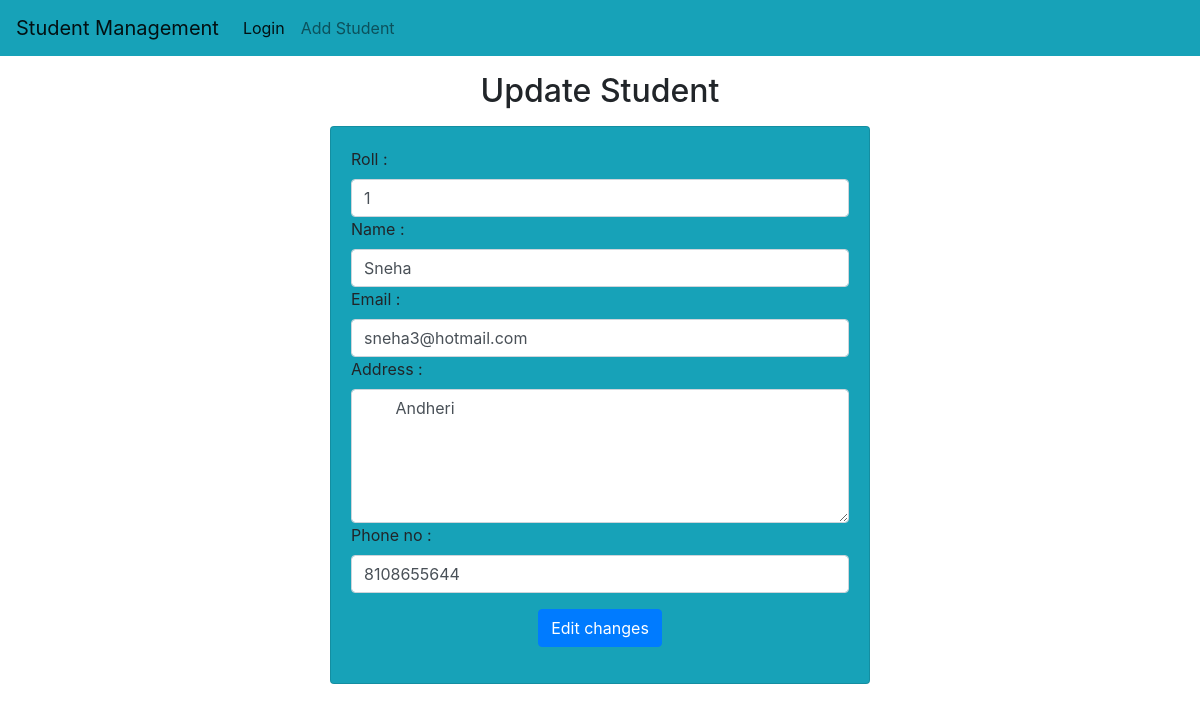
/std/update-std/10, run on the app's committed database.
### std/models.py (models this page shows)
class Student(models.Model):
    roll=models.CharField(max_length=100)
    name=models.CharField(max_length=50)
    email=models.CharField(max_length=150)
    address=models.CharField(max_length=200)
    phone=models.CharField(max_length=10)

### std/views.py (the view)
# urls.py: path("update-std/<int:roll>",update_std),
def update_std(request,roll):
    std=Student.objects.get(pk=roll)
    return render(request,"std/update_std.html",{'std':std})

### templates/std/update_std.html (shortened to what this page needs)
<!doctype html>
<html lang="en">
  <head>
    <link rel="stylesheet" href="https://cdn.jsdelivr.net/npm/bootstrap@4.0.0/dist/css/bootstrap.min.css">
  </head>
  <body>
    {% include 'std/navbar.html'%}
    <h2 class="text-center my-3"> Update Student </h2>
    <div class="container">
        <div class="row">
            <div class="col-md-6 offset-md-3">
                <div class="card bg-info">
                    <div class="card-body">
                        <form action="/std/do-update-std/{{std.id}}" method="POST">
                           <div class="md-3">
                            <label for="roll">Roll :</label>
                            <input name="std_roll" type="text" id="roll" class="form-control" placeholder="Enter your roll" required value="{{std.roll}}">
                           </div>
                           <div class="md-3">
                            <label for="name">Name :</label>
                            <input name="std_name" type="text" class="form-control" id="name" placeholder="Enter your name" required value="{{std.name}}">
                           </div>
                           <div class="md-3">
                            <label for="name">Email :</label>
                            <input name="std_email" type="text" class="form-control" id="email" placeholder="Enter your email" required value="{{std.email}}">
                           </div>
                           <div class="md-3">
                            <label for="address">Address :</label>
                            <textarea name="std_address" id="address"  rows="5" class="form-control" placeholder="Enter your address"> {{std.address}}</textarea>
                            </div>
                           <div class="md-3">
                            <label for="phone">Phone no :</label>
                            <input name="std_phone" type="text"  id="phone" class="form-control" placeholder="Enter your phone no" value="{{std.phone}}">
                            </div>
                             <div class="container text-center my-3">
                                <button class="btn btn-primary">Edit changes</button>
                             </div>
                        </form>
                    </div>
                </div>
            </div>
        </div>
    </div>
  </body>
</html>

### data on the page
Student: std_roll "1", std_name "Sneha", std_email "sneha3@hotmail.com", std_address "Andheri", std_phone "8108655644"
